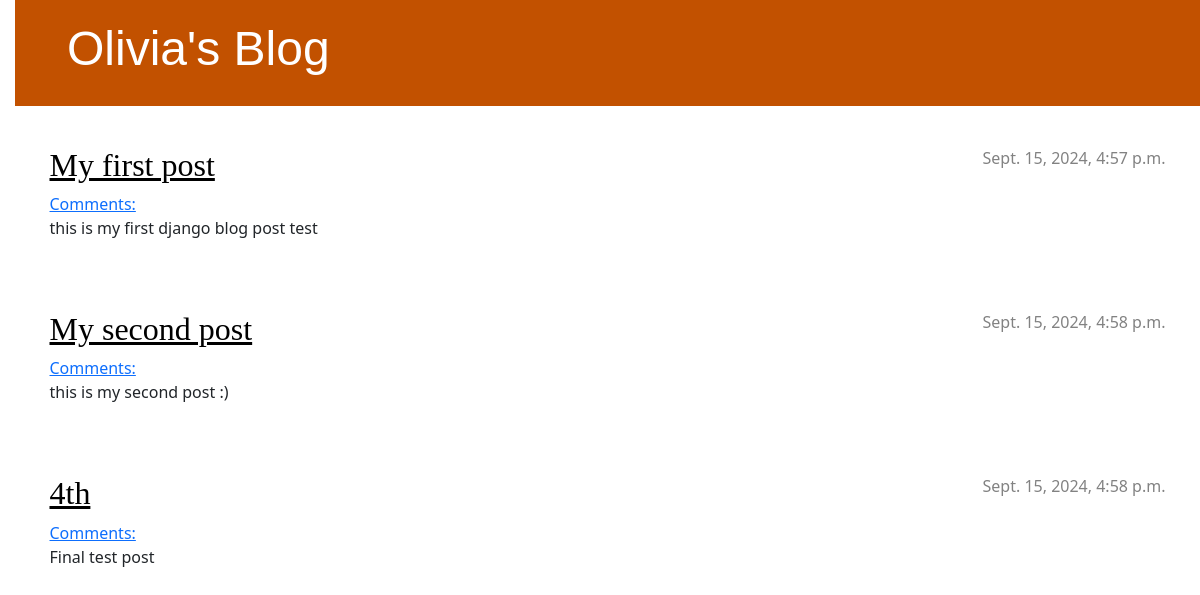
The app's page /, older data.
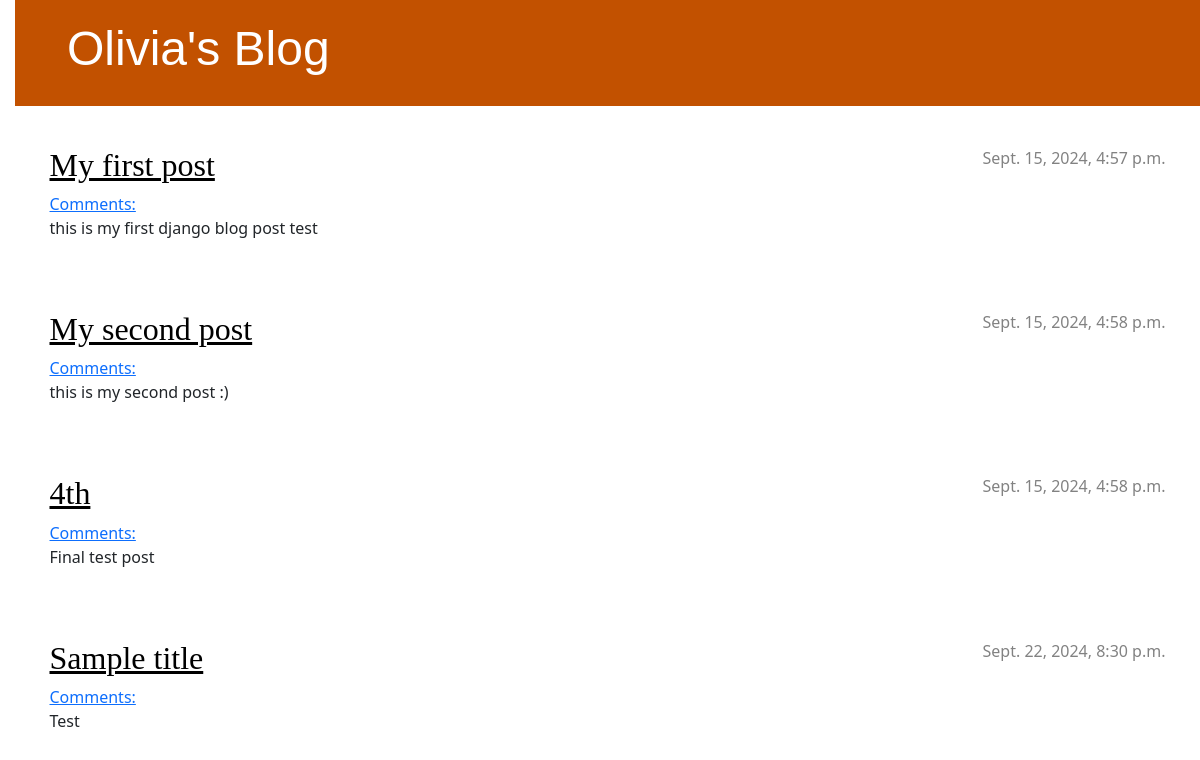
The same page, newer data.
### blog/models.py (models this page shows, shortened)
class Post(models.Model):
    author = models.ForeignKey(settings.AUTH_USER_MODEL, on_delete=models.CASCADE)
    title = models.CharField(max_length=200)
    text = models.TextField()
    created_date = models.DateTimeField(default=timezone.now)
    published_date = models.DateTimeField(blank=True, null=True)

### blog/views.py (the view)
# urls.py: path('', views.post_list, name='post_list'),
def post_list(request):
    posts = Post.objects.filter(published_date__lte=timezone.now()).order_by('published_date')
    return render(request, 'blog/post_list.html', {'posts': posts})

### blog/templates/blog/post_list.html (shortened to what this page needs)
{% load static %}
<!DOCTYPE html>
<html>
    <head>
	<link rel="stylesheet" href="https://cdn.jsdelivr.net/npm/bootstrap@5.1.3/dist/css/bootstrap.min.css">
	<link rel="stylesheet" href="{% static 'css/blog.css' %}">
    </head>
    <body>
        <header class="page-header">
			<div class="container">
				<h1><a href="/">Olivia's Blog</a></h1>
			</div>
		</header>
	<main class="container">
		<div class="row">
			<div class="col">
				{% for post in posts %}
					<article class="post">
						<time class="date">
							{{ post.published_date }}
						</time>
						<h2><a href="{% url 'post_detail' pk=post.pk %}">{{ post.title }}</a></h2>
						<a href="{% url 'post_detail' pk=post.pk %}">Comments: {{ post.approved_comments.count }}</a>
						<p>{{ post.text|linebreaksbr }}</p>
					</article>
				{% endfor %}
			</div>
		</div>
	</main>
    </body>
</html>

### blog/static/css/blog.css (style rules this page uses)
h1 a { color: orange; font-family: 'Lobster', sans-serif; }
body { padding-left: 15px; }
.page-header { background-color: #C25100; margin-top: 0; margin-bottom: 40px; padding: 20px 20px 20px 40px; }
.page-header h1, .page-header h1 a, .page-header h1 a:visited, .page-header h1 a:active { color: #ffffff; font-size: 36pt; text-decoration: none; }
h1, h2, h3, h4 { font-family: 'Lobster', cursive; }
.date { color: #828282; }
.post { margin-bottom: 70px; }
.post h2 a, .post h2 a:visited { color: #000000; }
.post > .date, .post > .actions { float: right; }

Row changes from the older to the newer data that the page shows:
added Post: published_date "Sept. 22, 2024, 8:30 p.m.", title "Sample title", text "Test"
